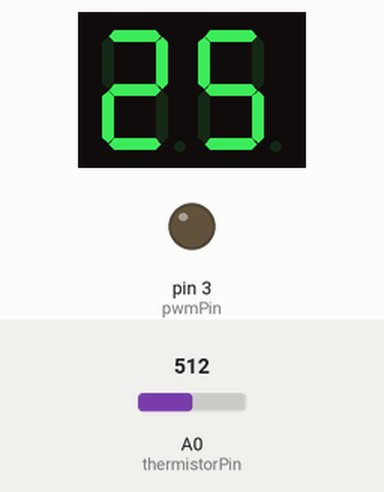
A sketch run on a simulated Arduino Uno, built with avr-gcc and run on an emulated ATmega328P. Parts: 2-digit seven-segment display, output pins drawn as LEDs (lit = HIGH). Inputs (shaded band) come from the test bench; at power-on: A0 (thermistorPin) = 512.

Above: at 1.6 s.
1.7 s: A0 (thermistorPin) set to 134
At 4.2 s:
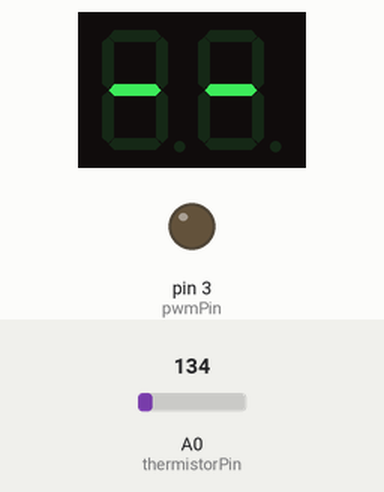
4.5 s: A0 (thermistorPin) set to 124
At 6.6 s:
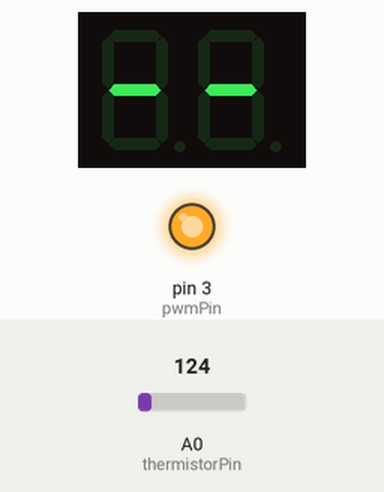
7.5 s: A0 (thermistorPin) set to 716
At 10.1 s:
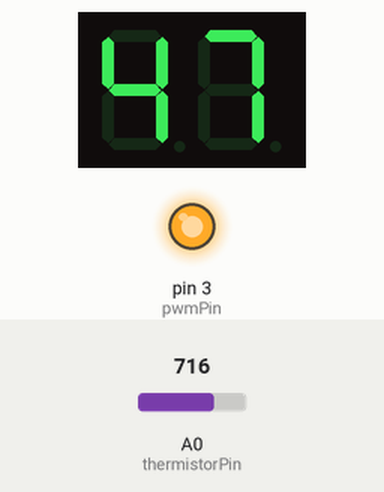
10.5 s: A0 (thermistorPin) set to 122
At 11.6 s:
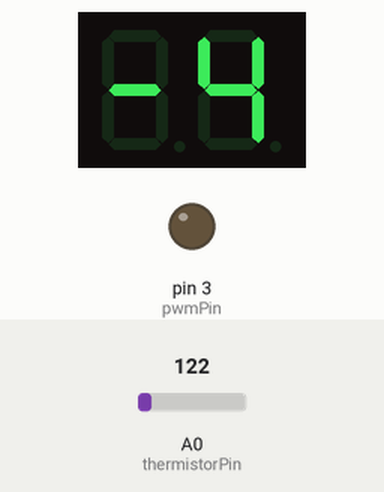
Timing chart, 0 to 14.5 s (numbered marks = the images above; inputs shaded):
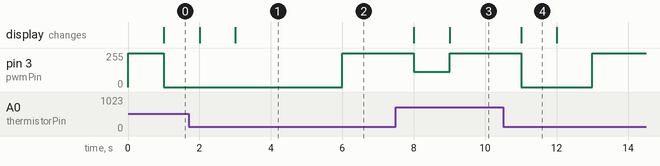

The sketch:

nas-fan-pwm-controller.ino
```cpp
#include "SevSeg.h"
SevSeg sevseg; //Instantiate a seven segment controller object

const byte pwmPin = 3;        // OC2B, driven by Timer2 at 25kHz
const byte thermistorPin = A0;
const byte tachPin = 12;

// Steinhart-Hart coefficients for the NTC, r1 is the fixed resistor of the divider
const float r1 = 10000, c1 = 1.009249522e-03, c2 = 2.378405444e-04, c3 = 2.019202697e-07;

const int minTemp = 25, maxTemp = 45;
const byte pwmTop = 79;                    // Timer2 TOP: 16MHz / 8 / (79 + 1) = 25kHz
const byte minSpeed = 0, maxSpeed = pwmTop; // duty cycle range (0-79)

const unsigned long sampleInterval = 20;   // ms between ADC samples
const unsigned long updateInterval = 1000; // ms between temperature/fan/display updates
const float displayHysteresis = 0.7;       // °C the reading must move before the display changes

long adcFiltered = -1;   // exponential moving average of the ADC, scaled by 16
unsigned long lastSample, lastUpdate;
int shownTemperature = -100;

void setup() {
  //LCD init
  byte numDigits = 2;
  byte digitPins[] = {11, 10};
  byte segmentPins[] = {5, 6, 2, 9, 8, 7, 4};
  bool resistorsOnSegments = false; // 'false' means resistors are on digit pins
  byte hardwareConfig = COMMON_ANODE; // See README.md for options
  bool updateWithDelays = false; // Default 'false' is Recommended
  bool leadingZeros = false; // Use 'true' if you'd like to keep the leading zeros
  bool disableDecPoint = true; // Use 'true' if your decimal point doesn't exist or isn't connected
  sevseg.begin(hardwareConfig, numDigits, digitPins, segmentPins, resistorsOnSegments, updateWithDelays, leadingZeros, disableDecPoint);
  sevseg.setBrightness(90);

  //Fan PWM init
  // generate 25kHz PWM pulse rate on Pin 3
  pinMode(pwmPin, OUTPUT);   // OCR2B sets duty cycle
  // Set up Fast PWM on Pin 3
  TCCR2A = 0x23;     // COM2B1, WGM21, WGM20
  // Set prescaler
  TCCR2B = 0x0A;   // WGM22, Prescaler = /8
  // Set TOP and initialize duty cycle
  OCR2A = pwmTop;    // TOP DO NOT CHANGE, SETS PWM PULSE RATE
  OCR2B = maxSpeed;  // start at full speed until the first reading is available

  pinMode(tachPin, INPUT_PULLUP);

  //Serial.begin(9600);
}

void loop() {
  // Keep the multiplexing as regular as possible: only cheap work runs here
  sevseg.refreshDisplay();

  unsigned long now = millis();

  if (now - lastSample >= sampleInterval) {
    lastSample = now;
    sampleTemp();
  }

  if (now - lastUpdate >= updateInterval) {
    lastUpdate = now;
    update();
  }
}

// Single ADC read (~110us) fed into an integer EMA, cheap enough to not disturb the display
void sampleTemp() {
  long raw = (long)analogRead(thermistorPin) << 4;
  if (adcFiltered < 0) {
    adcFiltered = raw;
  } else {
    adcFiltered += (raw - adcFiltered) / 16;
  }
}

void update() {
  float temperature = getTemp();

  // Sensor disconnected or shorted: show "--" and run the fan at full speed
  if (isnan(temperature) || temperature < -20 || temperature > 99) {
    sevseg.setChars("--");
    shownTemperature = -100;
    setFanSpeed(maxSpeed);
    return;
  }

  // Change the shown value only when the reading clearly moved, so it doesn't bounce between two digits
  if (abs(temperature - shownTemperature) >= displayHysteresis) {
    shownTemperature = round(temperature);
    sevseg.setNumber(shownTemperature);
  }

  int speed;
  if (shownTemperature <= minTemp) {
    speed = minSpeed;
  } else if (shownTemperature >= maxTemp) {
    speed = maxSpeed;
  } else {
    speed = map(shownTemperature, minTemp, maxTemp, minSpeed, maxSpeed);
  }
  //Serial.println(speed);
  setFanSpeed(speed);
}

float getTemp() {
  float vo = adcFiltered / 16.0;
  if (vo < 1 || vo > 1022) {
    return NAN;
  }
  float r2 = r1 * (1023.0 / vo - 1.0);
  float logR2 = log(r2);
  float t = (1.0 / (c1 + c2*logR2 + c3*logR2*logR2*logR2));
  t = t - 273.15;
  //Serial.print("Temperature: ");
  //Serial.print(t);
  //Serial.println(" C");
  return t;
}

void setFanSpeed(byte speed) {
  OCR2B = speed;    // set duty cycle (0 to pwmTop)
}
```

Measured:
- the behaviour switches between 125 and 124 on A0 (thermistorPin) (found by bisection; images 1 and 2)
- after the input at 1.7 s, the display: first changes after 0.30 s (image 1 shows a later state)
- after the input at 4.5 s, pin 3 (pwmPin): 0/255 → 255/255 after 1.5 s
- after the input at 7.5 s, pin 3 (pwmPin): 255/255 → 113/255 after 0.50 s, → 255/255 1.0 s later; the display: first changes after 0.50 s (image 3 shows a later state)
- after the input at 10.5 s, pin 3 (pwmPin): 255/255 → 0/255 after 0.50 s, → 255/255 2.0 s later; the display: changes after 0.50 s (image 4)
- what the display in image 4 shows lasts 1.0 s, from 11.0 s to 12.0 s
